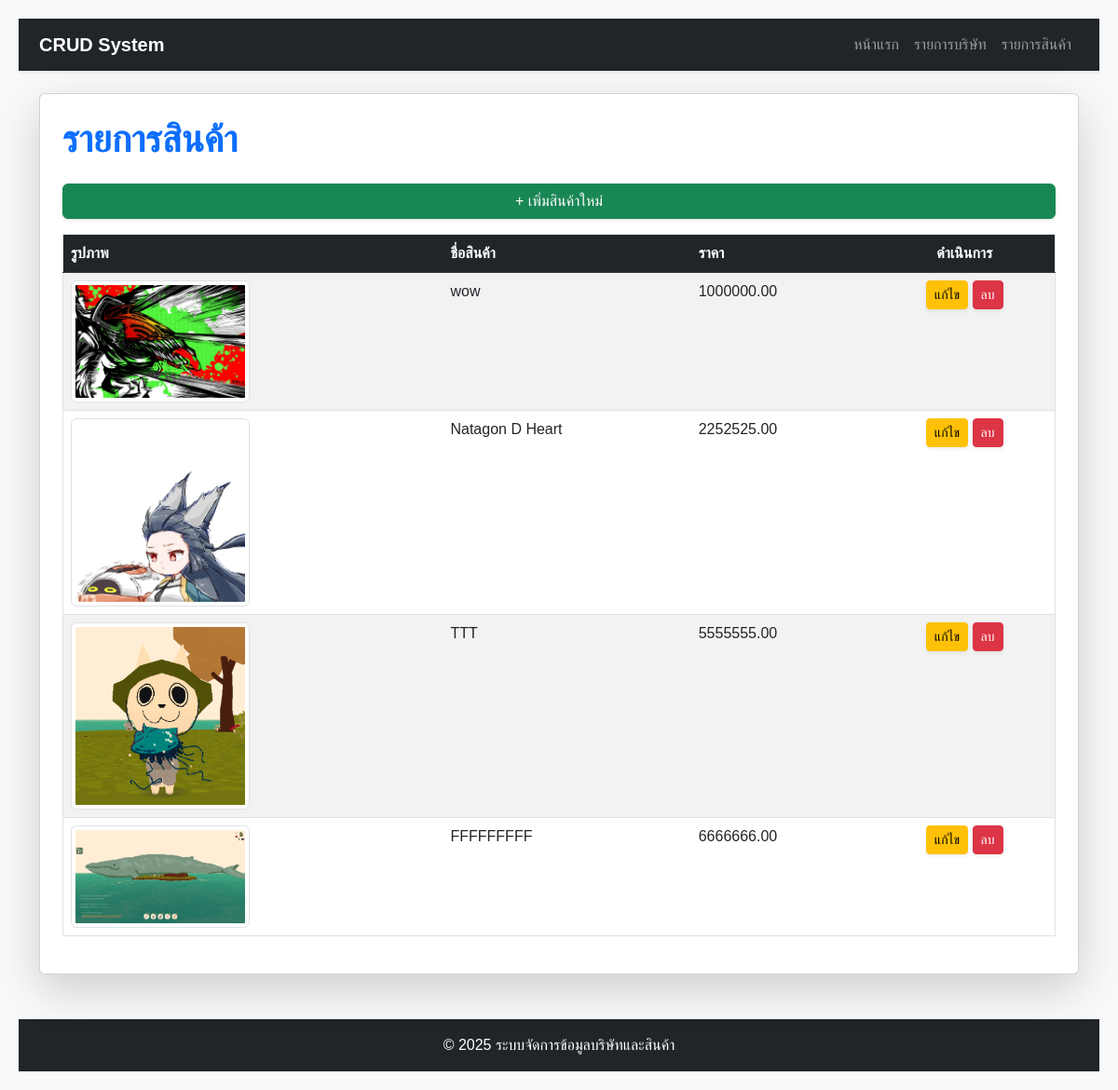
Screenshot of /products/ with the database file from the repository.
### crud_app/models.py (models this page shows, shortened)
class Product(models.Model):
  name = models.CharField(max_length=100)
  price = models.DecimalField(max_digits=10, decimal_places=2)
  company = models.ForeignKey(Company, on_delete=models.CASCADE, related_name='products')
  image = models.ImageField(upload_to='product_images/', null=True, blank=True)

### crud_app/views.py (the view)
# urls.py: path('products/', views.product_list, name='product_list'),
def product_list(request):
  products = Product.objects.select_related('company').all()
  return render(request, 'crud_app/product_list.html', {'products': products})

### templates/crud_app/product_list.html (shortened to what this page needs)
{% extends 'crud_app/base.html' %}
{% block content %}
<div class="card shadow-lg p-4">
  <h1 class="mb-4 text-primary fw-bold">รายการสินค้า</h1>
  <a href="{% url 'product_create' %}" class="btn btn-success mb-3 shadow-sm">+ เพิ่มสินค้าใหม่</a>
  <div class="table-responsive">
    <table class="table table-striped table-hover border">
      <thead class="table-dark">
        <tr>
          <th>รูปภาพ</th>
          <th>ชื่อสินค้า</th>
          <th>ราคา</th>
          <th class="text-center">ดำเนินการ</th>
        </tr>
      </thead>
      <tbody>
        {% for product in products %}
        <tr>
          <td>
            <img src="{{ product.image.url }}" alt="{{ product.name }}" class="img-thumbnail" style="max-width: 12rem;">
          </td>
          <td>{{ product.name }}</td>
          <td>{{ product.price }}</td>
          <td class="text-center">
            <a href="{% url 'product_update' product.pk %}" class="btn btn-warning btn-sm shadow-sm">แก้ไข</a>
            <a href="{% url 'product_delete' product.pk %}" class="btn btn-danger btn-sm shadow-sm">ลบ</a>
          </td>
        </tr>
        {% empty %}
        <tr>
          <td colspan="5" class="text-center text-muted">ไม่มีข้อมูลสินค้า</td>
        </tr>
        {% endfor %}
      </tbody>
    </table>
  </div>
</div>
{% endblock %}

### crud_app/static/css/style.css (style rules this page uses)
body { font-family: Arial, sans-serif; background-color: #ff0000; margin: 0; padding: 20px; }

### rows the page displays
Product: image (picture), name "wow", price "1000000.00"
Product: image (picture), name "Natagon D Heart", price "2252525.00"
Product: image (picture), name "TTT", price "5555555.00"
Product: image (picture), name "FFFFFFFFF", price "6666666.00"
